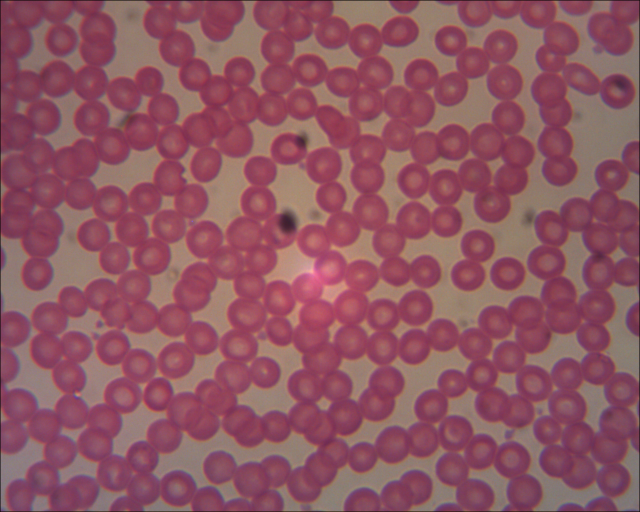
%> input picture BE492 Lab4/05.bmp, 1280 x 1024 px (shown at 1/2 size)
$ octave BE492Lab4PartC.m   (GNU Octave 9; MATLAB toolbox functions it lacks are replaced by stand-ins)
%> lines starting %> are read from the running program, lines starting %| are printed output that depends on the picture
%Part C
RBConly40x = imread('05.bmp');
%> RBConly40x is the input picture: size 1024x1280x3 uint8; mean R, G, B 142.9, 85.8, 97.5
Mixed_1 = imread('06_1.bmp');
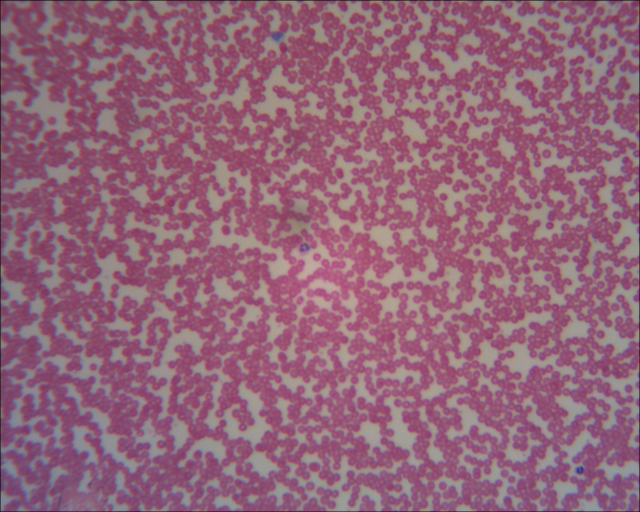
%> input picture BE492 Lab4/06_1.bmp, 1280 x 1024 px (shown at 1/2 size)
%> Mixed_1 is the input picture: size 1024x1280x3 uint8; mean R, G, B 146.6, 100.5, 120.2
Mixed_2 = imread('06_2.bmp');
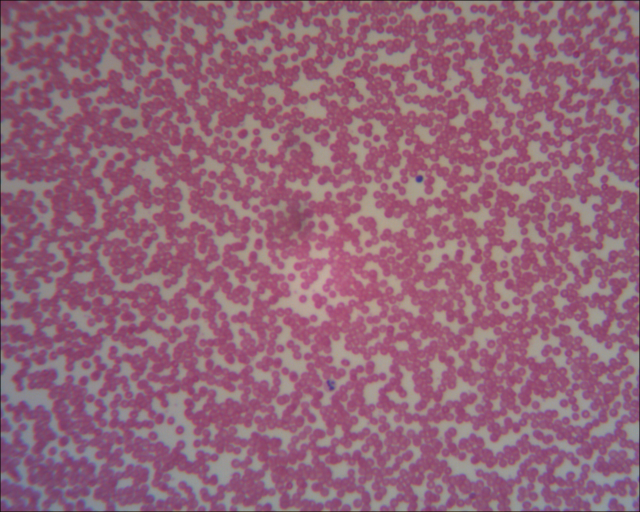
%> input picture BE492 Lab4/06_2.bmp, 1280 x 1024 px (shown at 1/2 size)
%> Mixed_2 is the input picture: size 1024x1280x3 uint8; mean R, G, B 146.6, 100.2, 119.9
Mixed_3 = imread('06_3.bmp');
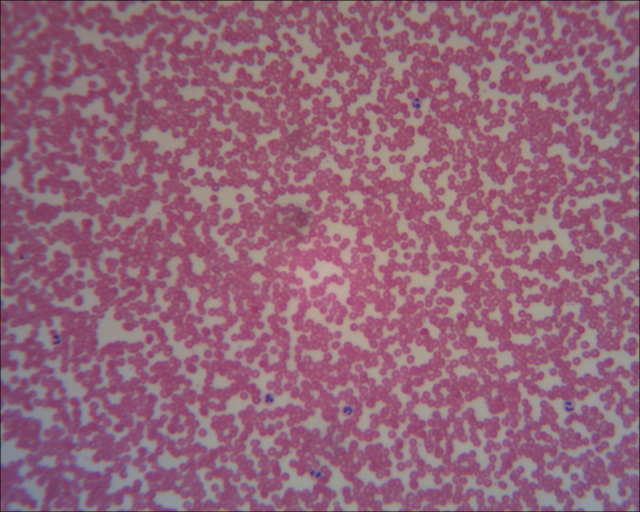
%> input picture BE492 Lab4/06_3.bmp, 1280 x 1024 px (shown at 1/2 size)
%> Mixed_3 is the input picture: size 1024x1280x3 uint8; mean R, G, B 146.9, 100.1, 120
Mixed_4 = imread('06_4.bmp');
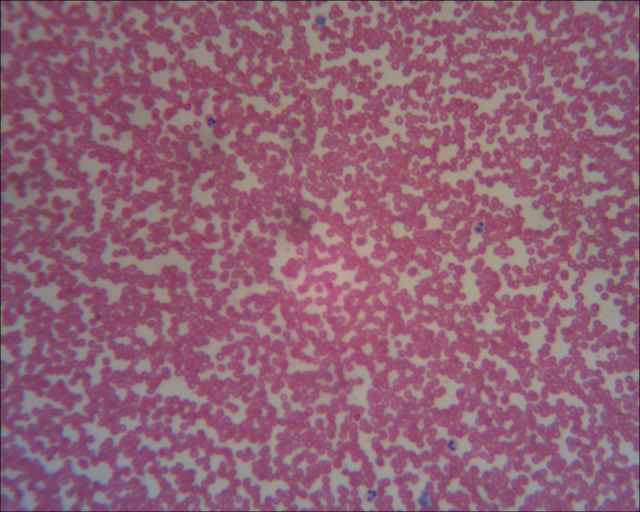
%> input picture BE492 Lab4/06_4.bmp, 1280 x 1024 px (shown at 1/2 size)
%> Mixed_4 is the input picture: size 1024x1280x3 uint8; mean R, G, B 145, 98, 117.7
Mixed_5 = imread('06_5.bmp');
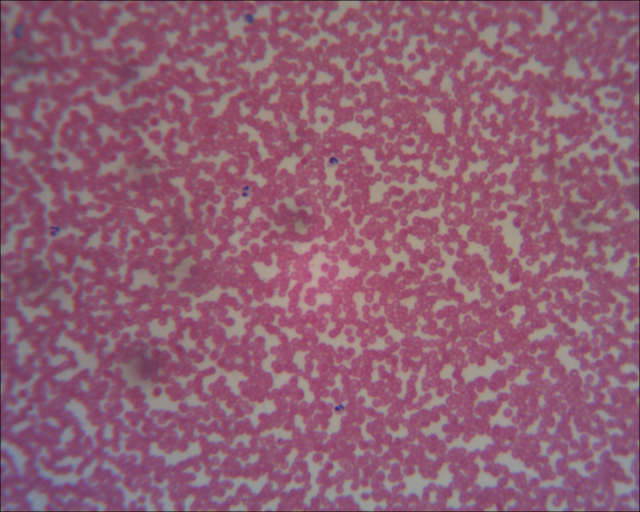
%> input picture BE492 Lab4/06_5.bmp, 1280 x 1024 px (shown at 1/2 size)
%> Mixed_5 is the input picture: size 1024x1280x3 uint8; mean R, G, B 143.7, 94.9, 115.3
%> (the run ends here)
